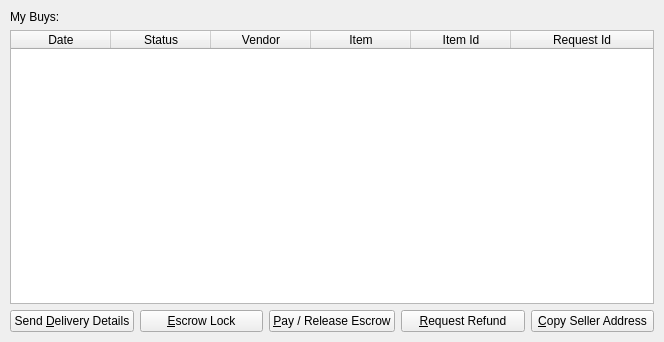
<?xml version="1.0" encoding="UTF-8"?>
<ui version="4.0">
 <class>BuysPage</class>
 <widget class="QWidget" name="BuysPage">
  <property name="geometry">
   <rect>
    <x>0</x>
    <y>0</y>
    <width>664</width>
    <height>342</height>
   </rect>
  </property>
  <property name="windowTitle">
   <string>WaveNet Buys</string>
  </property>
  <layout class="QVBoxLayout" name="topLayout">
   <property name="leftMargin">
    <number>10</number>
   </property>
   <property name="topMargin">
    <number>10</number>
   </property>
   <property name="rightMargin">
    <number>10</number>
   </property>
   <property name="bottomMargin">
    <number>10</number>
   </property>
   <item>
    <layout class="QVBoxLayout" name="verticalLayout">
     <item>
      <widget class="QLabel" name="label">
       <property name="text">
        <string>My Buys:</string>
       </property>
      </widget>
     </item>
     <item>
      <widget class="QTableWidget" name="tableWidget">
       <property name="editTriggers">
        <set>QAbstractItemView::NoEditTriggers</set>
       </property>
       <property name="alternatingRowColors">
        <bool>true</bool>
       </property>
       <property name="selectionMode">
        <enum>QAbstractItemView::SingleSelection</enum>
       </property>
       <property name="selectionBehavior">
        <enum>QAbstractItemView::SelectRows</enum>
       </property>
       <attribute name="horizontalHeaderStretchLastSection">
        <bool>true</bool>
       </attribute>
       <column>
        <property name="text">
         <string>Date</string>
        </property>
       </column>
       <column>
        <property name="text">
         <string>Status</string>
        </property>
       </column>
       <column>
        <property name="text">
         <string>Vendor</string>
        </property>
       </column>
       <column>
        <property name="text">
         <string>Item</string>
        </property>
       </column>
       <column>
        <property name="text">
         <string>Item Id</string>
        </property>
       </column>
       <column>
        <property name="text">
         <string>Request Id</string>
        </property>
       </column>
      </widget>
     </item>
    </layout>
   </item>
   <item>
    <layout class="QHBoxLayout" name="horizontalLayout">
     <property name="bottomMargin">
      <number>0</number>
     </property>
     <item>
      <widget class="QPushButton" name="deliveryDetailsButton">
       <property name="text">
        <string>Send &amp;Delivery Details</string>
       </property>
      </widget>
     </item>
     <item>
      <widget class="QPushButton" name="escrowLockButton">
       <property name="text">
        <string>&amp;Escrow Lock</string>
       </property>
      </widget>
     </item>
     <item>
      <widget class="QPushButton" name="payButton">
       <property name="text">
        <string>&amp;Pay / Release Escrow</string>
       </property>
      </widget>
     </item>
     <item>
      <widget class="QPushButton" name="refundButton">
       <property name="text">
        <string>&amp;Request Refund</string>
       </property>
      </widget>
     </item>
     <item>
      <widget class="QPushButton" name="copyAddressButton">
       <property name="text">
        <string>&amp;Copy Seller Address</string>
       </property>
      </widget>
     </item>
    </layout>
   </item>
  </layout>
 </widget>
 <resources/>
 <connections/>
</ui>
